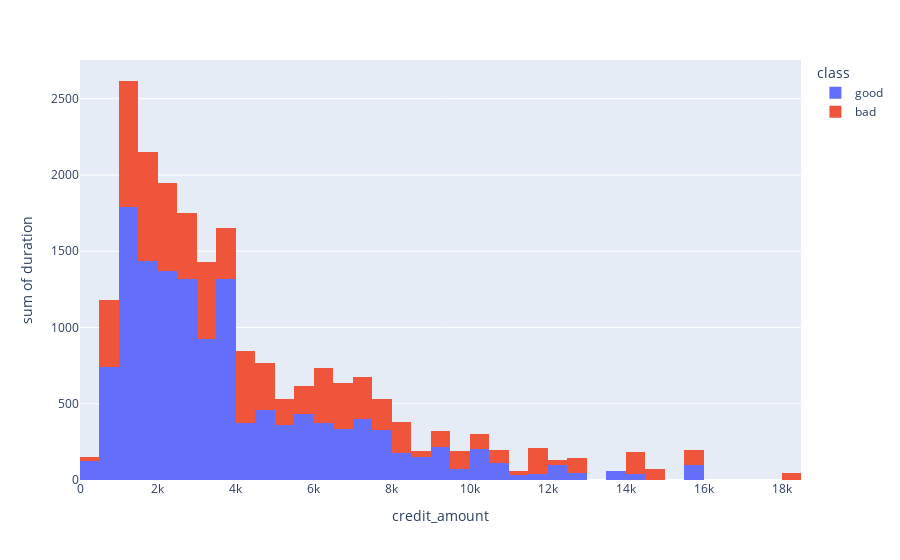

Notebook cell for this chart:
### Markdown cell above
## duration vs credit_amount

### Code cell
px.histogram(df, x="credit_amount",y="duration",color="class")

### Figure 1 — Plotly figure (JSON) as saved in the notebook; plotly's stock layout.template omitted (floating-point values rounded to 4 significant figures; data arrays with more than 128 entries replaced by an {"elided": "..."} marker saying what was removed)
{"data": [{"alignmentgroup": "True", "bingroup": "x", "histfunc": "sum", "hovertemplate": "class=good<br>credit_amount=%{x}<br>sum of duration=%{y}<extra></extra>", "legendgroup": "good", "marker": {"color": "#636efa", "pattern": {"shape": ""}}, "name": "good", "offsetgroup": "good", "orientation": "v", "showlegend": true, "type": "histogram", "x": {"elided": "700 int values"}, "xaxis": "x", "y": {"elided": "700 int values"}, "yaxis": "y"}, {"alignmentgroup": "True", "bingroup": "x", "histfunc": "sum", "hovertemplate": "class=bad<br>credit_amount=%{x}<br>sum of duration=%{y}<extra></extra>", "legendgroup": "bad", "marker": {"color": "#EF553B", "pattern": {"shape": ""}}, "name": "bad", "offsetgroup": "bad", "orientation": "v", "showlegend": true, "type": "histogram", "x": {"elided": "300 int values"}, "xaxis": "x", "y": {"elided": "300 int values"}, "yaxis": "y"}], "layout": {"barmode": "relative", "legend": {"title": {"text": "class"}, "tracegroupgap": 0}, "margin": {"t": 60}, "xaxis": {"anchor": "y", "domain": [0, 1], "title": {"text": "credit_amount"}}, "yaxis": {"anchor": "x", "domain": [0, 1], "title": {"text": "sum of duration"}}}}
